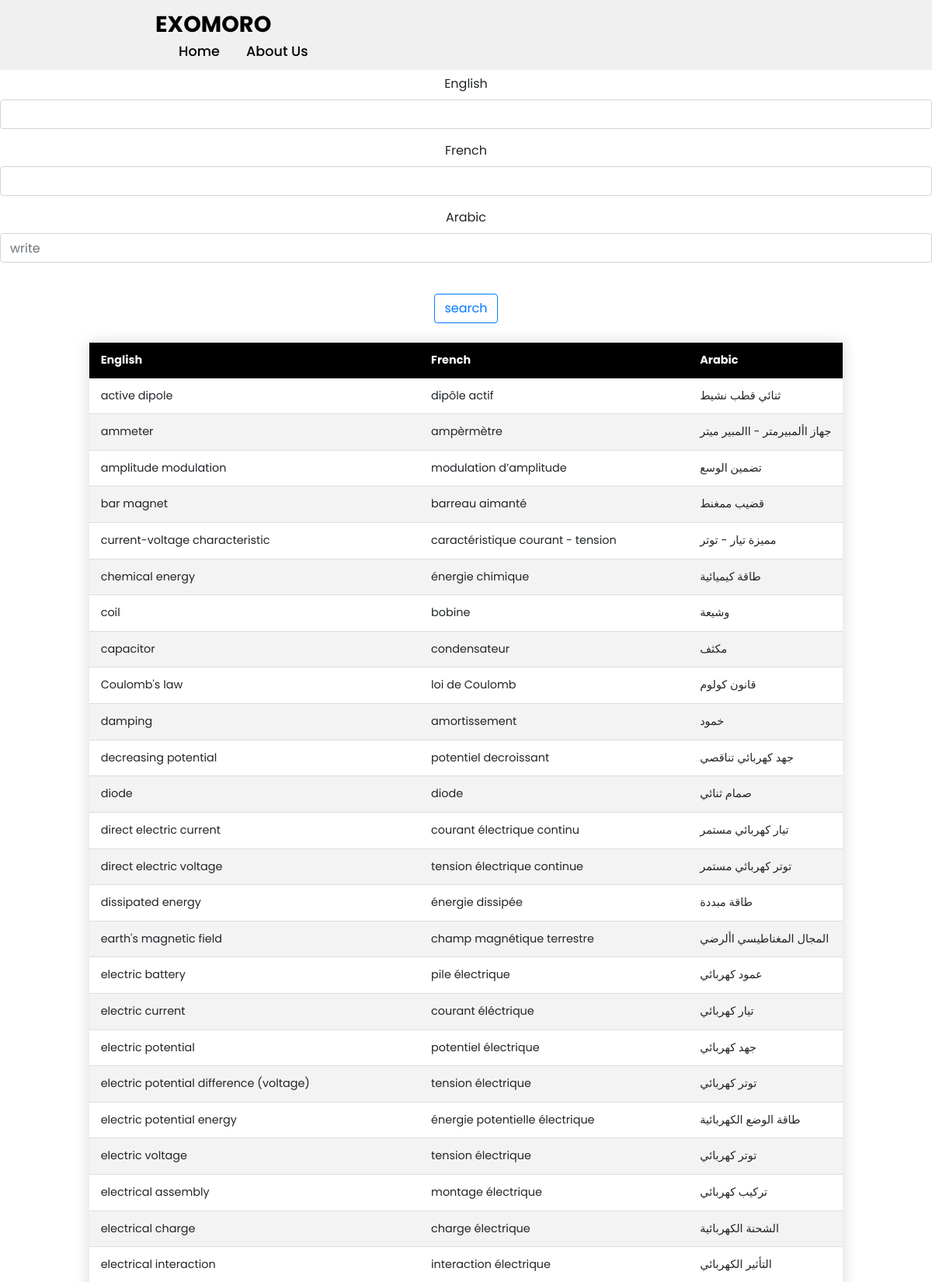
Screenshot of /pc/electricity/ (upper part) with the database file from the repository.
### app/models.py (models this page shows, shortened)
class PCWord(models.Model):
    fields = [
        ('General','General'),
        ('Electricity','Electricity'),
        ('Optics','Optics'),
        ('Waves','Waves'),
        ('Nuclear transformation','Nuclear transformation'),
        ('Matter','Matter'),
        ('Measurements in chemistry','Measurements in chemistry'),
        ('Mechanics','Mechanics'),
        ('Chemical reactions','Chemical reactions'),
        ('Organic chemistry','Organic chemistry'),
    ]
    english = models.CharField(max_length=100)
    french = models.CharField(max_length=100)
    arabic = models.CharField(max_length=100)
    field = models.CharField(max_length=100,null=True,blank=True,choices=fields)

### app/views.py (the view)
# urls.py: path('pc/electricity/',pc_electricity,name="electricity"),
def pc_electricity(request):
    electricity_words = PCWord.objects.all().filter(field='Electricity')
    filter = OrderFilter(request.GET,queryset=electricity_words)
    electricity_words = filter.qs
    context = {
        'electricity_words':electricity_words,
        'filter':filter,
    }
    return render(request,'pc/electricity.html',context)

### app/templates/pc/electricity.html (shortened to what this page needs)
{% extends 'base.html' %}
{% load static %}
{% block body %}
<br>
<br>
<br>
<br>
<center>
    {% include 'search.html' %}
<table class="styled-table">
    <thead>
        <tr>
            <th>English</th>
            <th>French</th>
            <th>Arabic</th>
        </tr>
    </thead>
    <tbody>
        {% for word in electricity_words %}
        <tr>
            <td>{{word.english}}</td>
            <td>{{word.french}}</td>
            <td>{{word.arabic}}</td>
        </tr>
        {% endfor %}
    </tbody>
</table>
</center>
{% endblock %}

### static/css/style.css (style rules this page uses)
* { font-family: 'Poppins', sans-serif; margin: 0; padding: 0; box-sizing: border-box; scroll-behavior: smooth; }

### app/templates/pc/electricity.html (style rules this page uses)
.styled-table { border-collapse: collapse; margin: 25px 0; font-size: 0.9em; font-family: sans-serif; min-width: 400px; box-shadow: 0 0 20px rgba(0, 0, 0, 0.15); }
.styled-table thead tr { background-color: black; color: #ffffff; text-align: left; }
.styled-table th, .styled-table td { padding: 12px 15px; }
.styled-table tbody tr { border-bottom: 1px solid #dddddd; }
.styled-table tbody tr:nth-of-type(even) { background-color: #f3f3f3; }

### rows the page displays
PCWord: english "active dipole", french "dipôle actif", arabic "ثنائي قطب نشيط"
PCWord: english "ammeter", french "ampèrmètre", arabic "جهاز األمبيرمتر - االمبير ميتر"
PCWord: english "amplitude modulation", french "modulation d’amplitude", arabic "تضمين الوسع"
PCWord: english "bar magnet", french "barreau aimanté", arabic "قضيب ممغنط"
PCWord: english "current-voltage characteristic", french "caractéristique courant - tension", arabic "مميزة تيار - توتر"
PCWord: english "chemical energy", french "énergie chimique", arabic "طاقة كيميائية"
PCWord: english "coil", french "bobine", arabic "وشيعة"
PCWord: english "capacitor", french "condensateur", arabic "مكثف"
PCWord: english "Coulomb's law", french "loi de Coulomb", arabic "قانون كولوم"
PCWord: english "damping", french "amortissement", arabic "خمود"
PCWord: english "decreasing potential", french "potentiel decroissant", arabic "جهد كهربائي تناقصي"
PCWord: english "diode", french "diode", arabic "صمام ثنائي"
PCWord: english "direct electric current", french "courant électrique continu", arabic "تيار كهربائي مستمر"
PCWord: english "direct electric voltage", french "tension électrique continue", arabic "توتر كهربائي مستمر"
PCWord: english "dissipated energy", french "énergie dissipée", arabic "طاقة مبددة"
PCWord: english "earth's magnetic field", french "champ magnétique terrestre", arabic "المجال المغناطيسي األرضي"
PCWord: english "electric battery", french "pile électrique", arabic "عمود كهربائي"
PCWord: english "electric current", french "courant éléctrique", arabic "تيار كهربائي"
PCWord: english "electric potential", french "potentiel électrique", arabic "جهد كهربائي"
PCWord: english "electric potential difference (voltage)", french "tension électrique", arabic "توتر كهربائي"
PCWord: english "electric potential energy", french "énergie potentielle électrique", arabic "طاقة الوضع الكهربائية"
PCWord: english "electric voltage", french "tension électrique", arabic "توتر كهربائي"
PCWord: english "electrical assembly", french "montage électrique", arabic "تركيب كهربائي"
PCWord: english "electrical charge", french "charge électrique", arabic "الشحنة الكهربائية"
PCWord: english "electrical interaction", french "interaction électrique", arabic "التأثير الكهربائي"
